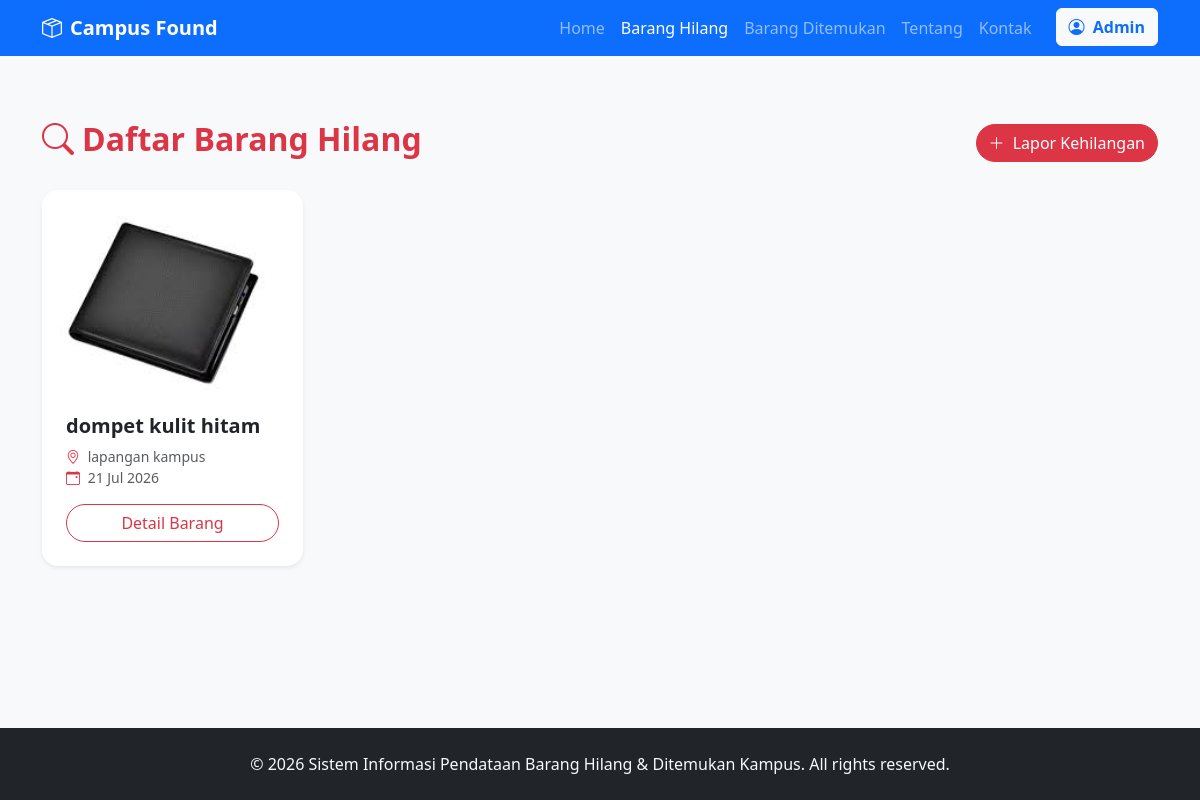
Before: /barang-hilang with the older database file.
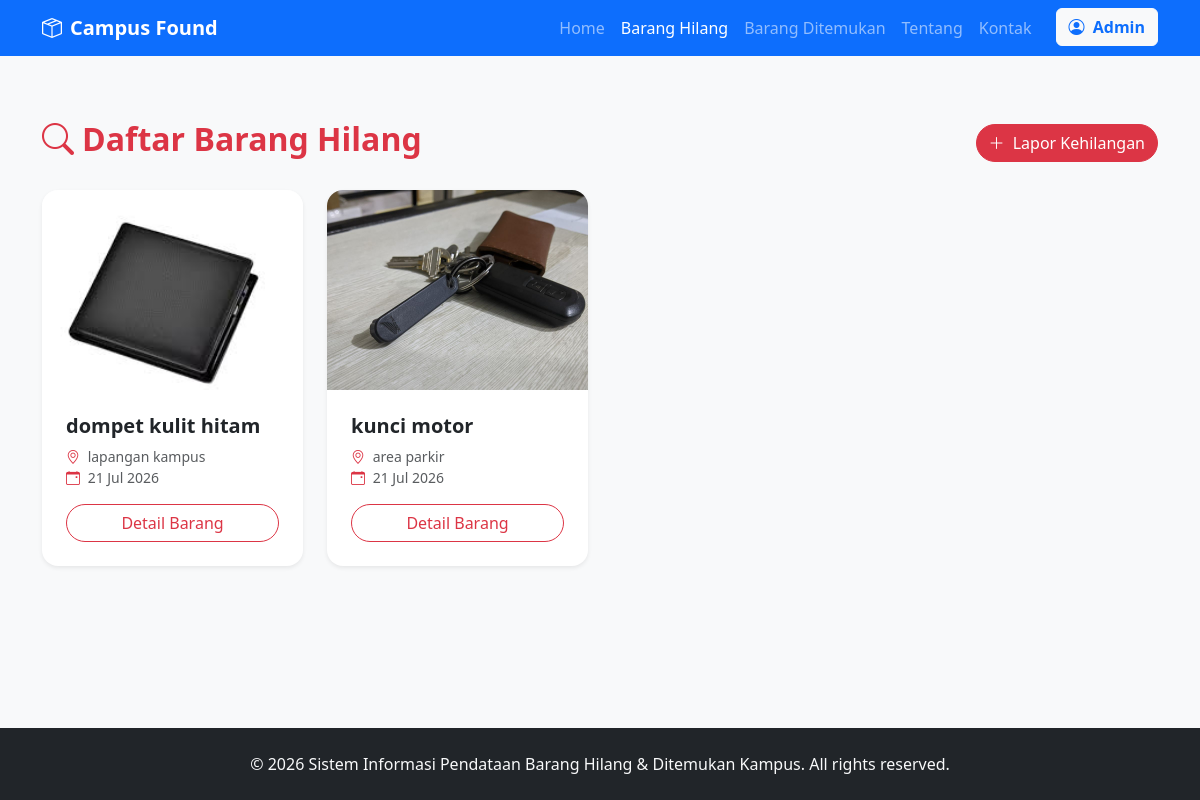
After: the same page with the newer database file.
### models/models.py (models this page shows)
class Barang(db.Model):
    __tablename__ = 'barang'
    id = db.Column(db.Integer, primary_key=True)
    nama_barang = db.Column(db.String(200), nullable=False)
    kategori_id = db.Column(db.Integer, db.ForeignKey('kategori.id'), nullable=True)
    warna = db.Column(db.String(50))
    lokasi = db.Column(db.String(200), nullable=False)
    tanggal = db.Column(db.Date, nullable=False)
    deskripsi = db.Column(db.Text)
    status = db.Column(db.String(20), nullable=False) # 'Hilang' atau 'Ditemukan'
    foto = db.Column(db.String(255))
    laporan = db.relationship('Laporan', backref='barang', lazy=True, cascade="all, delete-orphan")

### routes/public.py (the view)
@public_bp.route('/barang-hilang')
def barang_hilang():
    barangs = Barang.query.filter_by(status='Hilang').order_by(Barang.tanggal.desc()).all()
    return render_template('public/barang_hilang.html', barangs=barangs)

### templates/public/barang_hilang.html (shortened to what this page needs)
{% extends 'public/base.html' %}
{% block content %}
<div class="container py-5">
    <div class="d-flex justify-content-between align-items-center mb-4">
        <h2 class="fw-bold text-danger"><i class="bi bi-search me-2"></i>Daftar Barang Hilang</h2>
        <a href="{{ url_for('public.lapor_hilang') }}" class="btn btn-danger rounded-pill">
            <i class="bi bi-plus-lg me-1"></i> Lapor Kehilangan
        </a>
    </div>
    <div class="row g-4">
        {% if barangs %}
            {% for barang in barangs %}
            <div class="col-md-4 col-lg-3">
                <div class="card h-100 border-0 shadow-sm card-hover rounded-4 overflow-hidden">
                    {% if barang.foto %}
                        <img src="{{ url_for('static', filename='uploads/' ~ barang.foto) }}" class="card-img-top object-fit-cover" alt="{{ barang.nama_barang }}" style="height: 200px;">
                    {% else %}
                        <div class="card-img-top bg-light d-flex align-items-center justify-content-center text-muted" style="height: 200px;">
                            <i class="bi bi-image display-4"></i>
                        </div>
                    {% endif %}
                    <div class="card-body p-4">
                        <h5 class="card-title fw-bold text-truncate">{{ barang.nama_barang }}</h5>
                        <p class="card-text text-muted small mb-3">
                            <i class="bi bi-geo-alt me-1 text-danger"></i> {{ barang.lokasi }}<br>
                            <i class="bi bi-calendar-event me-1 text-danger"></i> {{ barang.tanggal.strftime('%d %b %Y') }}
                        </p>
                        <a href="{{ url_for('public.detail_barang', id=barang.id) }}" class="btn btn-outline-danger w-100 rounded-pill">Detail Barang</a>
                    </div>
                </div>
            </div>
            {% endfor %}
        {% else %}
            <div class="col-12 text-center py-5">
                <div class="text-muted mb-3"><i class="bi bi-box2 display-1"></i></div>
                <h4 class="text-muted">Belum ada laporan barang hilang.</h4>
                <p class="text-muted">Jika Anda kehilangan barang, segera laporkan agar orang lain dapat membantu mencarinya.</p>
            </div>
        {% endif %}
    </div>
</div>
{% endblock %}

### templates/public/base.html (shortened to what this page needs)
<!DOCTYPE html>
<html lang="id">
<head>
    <link href="https://cdn.jsdelivr.net/npm/bootstrap@5.3.2/dist/css/bootstrap.min.css" rel="stylesheet">
    <link rel="stylesheet" href="https://cdn.jsdelivr.net/npm/bootstrap-icons@1.11.1/font/bootstrap-icons.css">
</head>
<body>
    <nav class="navbar navbar-expand-lg navbar-dark bg-primary sticky-top">
        <div class="container">
            <a class="navbar-brand fw-bold" href="{{ url_for('public.index') }}">
                <i class="bi bi-box-seam me-2"></i>Campus Found
            </a>
            <div class="collapse navbar-collapse" id="navbarNav">
                <ul class="navbar-nav ms-auto">
                    <li class="nav-item">
                        <a class="nav-link {% if request.endpoint == 'public.index' %}active{% endif %}" href="{{ url_for('public.index') }}">Home</a>
                    </li>
                    <li class="nav-item">
                        <a class="nav-link {% if request.endpoint == 'public.barang_hilang' %}active{% endif %}" href="{{ url_for('public.barang_hilang') }}">Barang Hilang</a>
                    </li>
                    <li class="nav-item">
                        <a class="nav-link {% if request.endpoint == 'public.barang_ditemukan' %}active{% endif %}" href="{{ url_for('public.barang_ditemukan') }}">Barang Ditemukan</a>
                    </li>
                    <li class="nav-item">
                        <a class="nav-link {% if request.endpoint == 'public.tentang' %}active{% endif %}" href="{{ url_for('public.tentang') }}">Tentang</a>
                    </li>
                    <li class="nav-item">
                        <a class="nav-link {% if request.endpoint == 'public.kontak' %}active{% endif %}" href="{{ url_for('public.kontak') }}">Kontak</a>
                    </li>
                    <li class="nav-item ms-lg-3">
                        <a class="btn btn-light text-primary fw-bold" href="{{ url_for('admin.login') }}"><i class="bi bi-person-circle me-1"></i> Admin</a>
                    </li>
                </ul>
            </div>
        </div>
    </nav>
    <main>
        {% block content %}{% endblock %}
    </main>
    <footer class="bg-dark text-light py-4 mt-auto">
        <div class="container text-center">
            <p class="mb-0">&copy; 2026 Sistem Informasi Pendataan Barang Hilang & Ditemukan Kampus. All rights reserved.</p>
        </div>
    </footer>
</body>
</html>

### templates/public/base.html (style rules this page uses)
body { display: flex; flex-direction: column; min-height: 100vh; background-color: #f8f9fa; }
main { flex: 1; }

Changed rows visible on the page:
added Barang: foto (picture), nama_barang "kunci motor", lokasi "area parkir", tanggal "21 Jul 2026"
